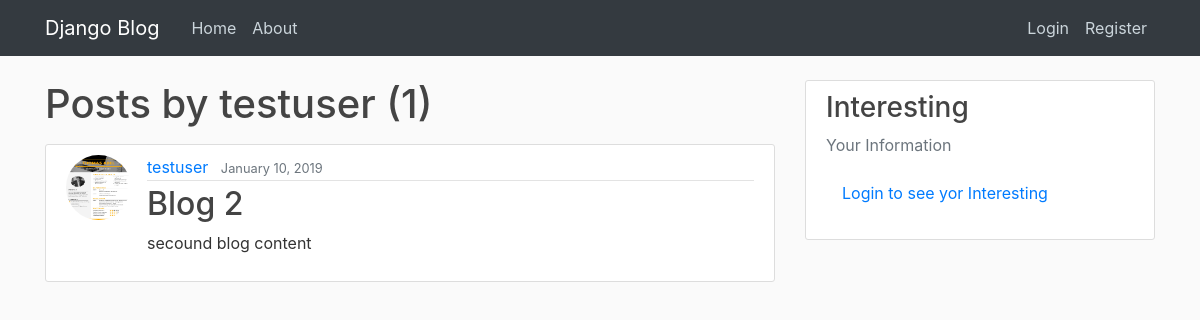
The page /user/testuser/ on the database as committed earlier.
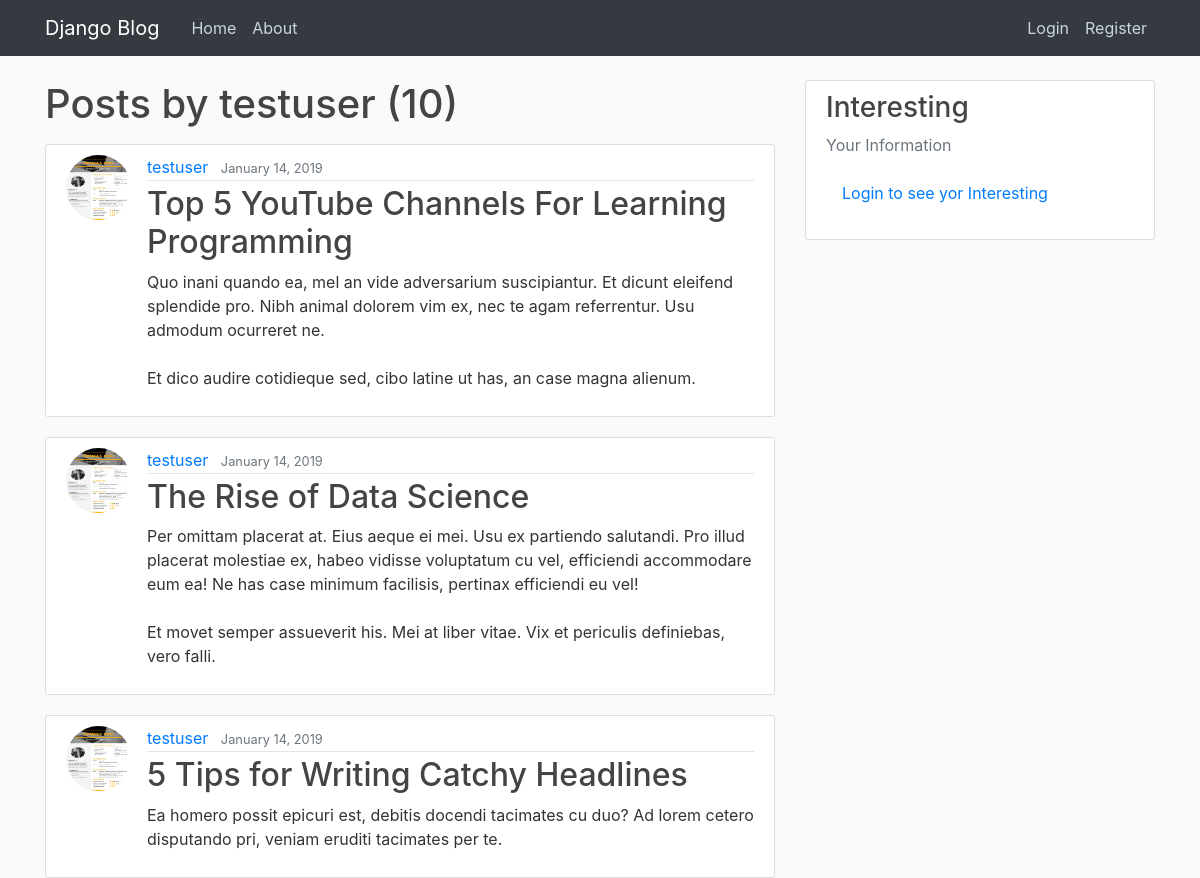
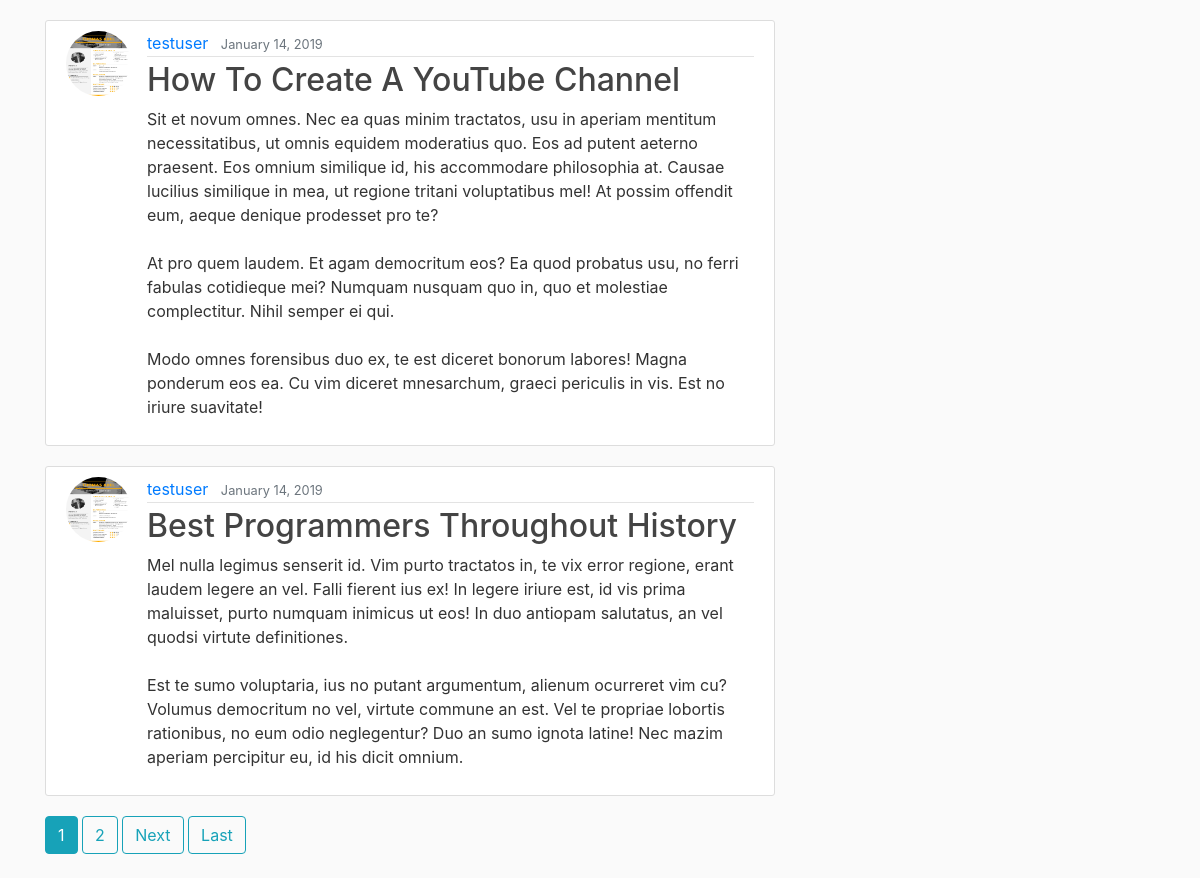
The same page on the database as committed later (2 pictures, top to bottom).
### blog/models.py (models this page shows, shortened)
class Post(models.Model):
    title = models.CharField(max_length=100)
    content = models.TextField()
    date_posted = models.DateTimeField(default=timezone.now)
    author = models.ForeignKey(User,on_delete=models.CASCADE)

### users/models.py (models this page shows, shortened)
class Profile(models.Model):
    user = models.OneToOneField(User , on_delete=models.CASCADE)
    image = models.ImageField(upload_to="profile_pics", default='default.jpg')

### blog/views.py (the view)
# urls.py: path('user/<str:username>/' , UserPostListView.as_view() , name='user_posts'),
class UserPostListView(ListView):
    model = Post
    template_name = 'blog/user_posts.html'
    context_object_name = 'posts'
    paginate_by = 5
    def get_queryset(self):
        user = get_object_or_404(User , username=self.kwargs.get('username')) # username parameter = url virable like pk
        return Post.objects.filter(author=user).order_by('-date_posted')

### blog/templates/blog/user_posts.html (shortened to what this page needs)
{% extends "base.html" %}
{% block content %}
  <h1 class="mb-3">Posts by {{ view.kwargs.username }} ({{ page_obj.paginator.count }})</h1>
  {% for post in posts %}
    <article class="media content-section" >
      <img class="rounded-circle article-img" src="{{post.author.profile.image.url}}">
      <div class="media-body">
        <div class="article-metadata">
          <a class="mr-2" href="{% url 'user_posts' post.author.username %}">{{ post.author }}</a>
          <small class="text-muted">{{ post.date_posted|date:"F d, Y" }}</small>
        </div>
        <h2><a class="article-title" href="{% url 'detail' post.id %}">{{ post.title }}</a></h2>
        <p class="article-content">{{ post.content }}</p>
      </div>
    </article>
  {% endfor %}
  {% if is_paginated %}
    {% for num in page_obj.paginator.page_range %}
      {% if page_obj.number == num %}
        <a class="btn btn-info mb-4" href="?page={{ num }}">{{ num }}</a>
      {% elif num > page_obj.number|add:'-3' and num < page_obj.number|add:'3' %}
        <a class="btn btn-outline-info mb-4" href="?page={{ num }}">{{ num }}</a>
      {% endif %}
    {% endfor %}
    {% if page_obj.has_next %}
      <a class="btn btn-outline-info mb-4" href="?page={{ page_obj.next_page_number }}">Next</a>
      <a class="btn btn-outline-info mb-4" href="?page={{ page_obj.paginator.num_pages }}">Last</a>
    {% endif %}
  {% endif %}
{% endblock %}

Rows that differ between the two databases and show on the page:
no longer on this page (row unchanged): Post: author.profile.image (picture), author "testuser", date_posted "January 10, 2019", title "Blog 2", content "secound blog content"
added Post: author.profile.image (picture), author "testuser", date_posted "January 14, 2019", title "Top 5 YouTube Channels For Learning Programming", content "Quo inani quando ea, mel an vide adversarium suscipiantur. Et dicunt eleifend splendide pro. Nibh animal dolorem vim ex, nec te agam referrentur. Usu admodum ocurreret ne. Et dico audire cotidieque sed, cibo latine ut has, an case magna alienum."
added Post: author.profile.image (picture), author "testuser", date_posted "January 14, 2019", title "The Rise of Data Science", content "Per omittam placerat at. Eius aeque ei mei. Usu ex partiendo salutandi. Pro illud placerat molestiae ex, habeo vidisse voluptatum cu vel, efficiendi accommodare eum ea! Ne has case minimum facilisis, pertinax efficiendi eu vel! Et movet semper assueverit his. Mei at liber vitae. Vix et periculis definiebas, vero falli."
added Post: author.profile.image (picture), author "testuser", date_posted "January 14, 2019", title "5 Tips for Writing Catchy Headlines", content "Ea homero possit epicuri est, debitis docendi tacimates cu duo? Ad lorem cetero disputando pri, veniam eruditi tacimates per te."
added Post: author.profile.image (picture), author "testuser", date_posted "January 14, 2019", title "How To Create A YouTube Channel", content "Sit et novum omnes. Nec ea quas minim tractatos, usu in aperiam mentitum necessitatibus, ut omnis equidem moderatius quo. Eos ad putent aeterno praesent. Eos omnium similique id, his accommodare philosophia at. Causae lucilius similique in mea, ut regione tritani voluptatibus mel! At possim offendit eum, aeque denique prodesset pro te? At pro quem laudem. Et agam democritum eos? Ea quod probatus usu, no ferri fabulas cotidieque mei? Numquam nusquam quo in, quo et molestiae complectitur. Nihil semper ei qui. Modo omnes forensibus duo ex, te est diceret bonorum labores! Magna ponderum eos ea. Cu vim diceret mnesarchum, graeci periculis in vis. Est no iriure suavitate!"
added Post: author.profile.image (picture), author "testuser", date_posted "January 14, 2019", title "Best Programmers Throughout History", content "Mel nulla legimus senserit id. Vim purto tractatos in, te vix error regione, erant laudem legere an vel. Falli fierent ius ex! In legere iriure est, id vis prima maluisset, purto numquam inimicus ut eos! In duo antiopam salutatus, an vel quodsi virtute definitiones. Est te sumo voluptaria, ius no putant argumentum, alienum ocurreret vim cu? Volumus democritum no vel, virtute commune an est. Vel te propriae lobortis rationibus, no eum odio neglegentur? Duo an sumo ignota latine! Nec mazim aperiam percipitur eu, id his dicit omnium."
Other text that changed with them:
{{ page_obj.paginator.count }}: "1" → "10"
new list line: "1"
new list line: "2"
text now shown: "Next Last"
